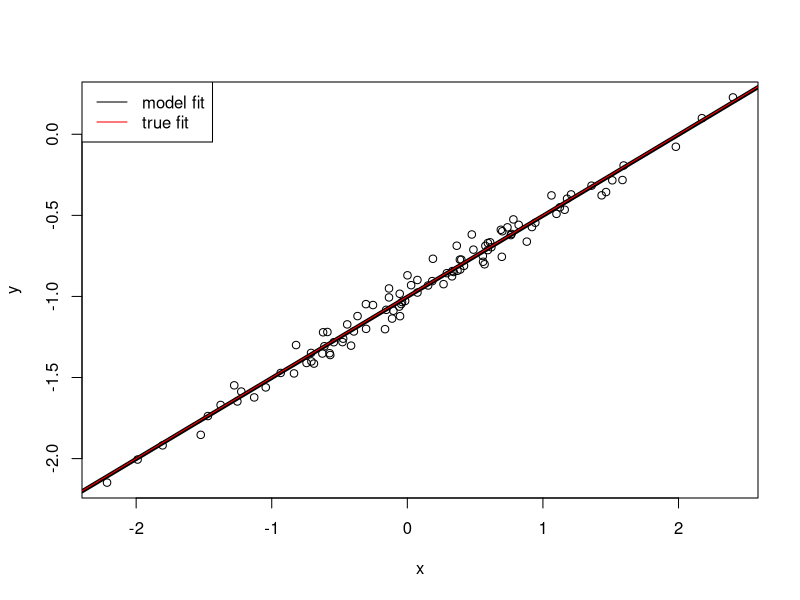

Write the R code that produced this figure.
##EXERCISE 3-13

set.seed(1)
x<-rnorm(100)

eps<-rnorm(100,sd=(0.25^2))

y<- (-1)+(0.5*x)+eps

#y is a vector length 100, B0=-1, B1=0.5

plot(x,y)

#There is a strong, positive, linear relationship between x and y.

lm.fit=lm(y~x)
summary(lm.fit)

#estimate for intercept(-1.002356) and slope(0.499934) are v close to the true value

abline(lm.fit,lwd=4)
abline(a=-1,b=0.5,col="red")

legend(x="topleft",
       legend = c("model fit","true fit"),
       lty=c(1,1),
       col=c(1,"red"))

lm.fitp=lm(y~x+I(x^2))
summary(lm.fitp)

##The quadratic term doesn't improve the fit. In fact, we can not reject the null hypothesis for this term due to the high p value.

##Confidence intervals in the noisy data set will be greater. with less noise, the size of the interval will decrease.
